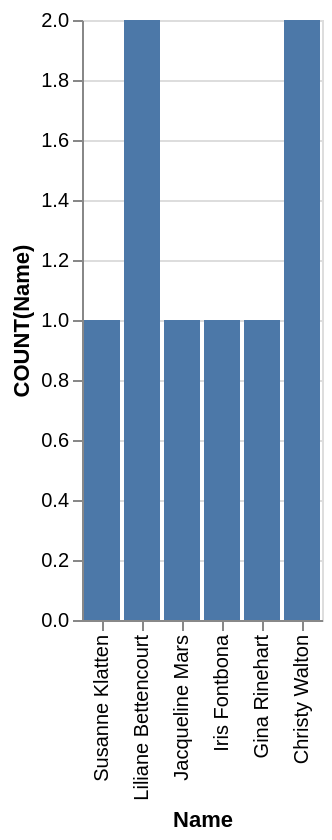

Describe this chart as a Vega-Lite specification.
### Vega-Lite specification from a JSON file in a GitHub repository (floating-point values rounded to 4 significant figures)
{"data": {"values": [{"x_data": "Susanne Klatten", "y_data": 1}, {"x_data": "Liliane Bettencourt", "y_data": 2}, {"x_data": "Jacqueline Mars", "y_data": 1}, {"x_data": "Iris Fontbona", "y_data": 1}, {"x_data": "Gina Rinehart", "y_data": 1}, {"x_data": "Christy Walton", "y_data": 2}]}, "mark": "bar", "encoding": {"x": {"field": "x_data", "type": "nominal", "title": "Name", "sort": "descending"}, "y": {"field": "y_data", "type": "quantitative", "title": "COUNT(Name)"}}}
